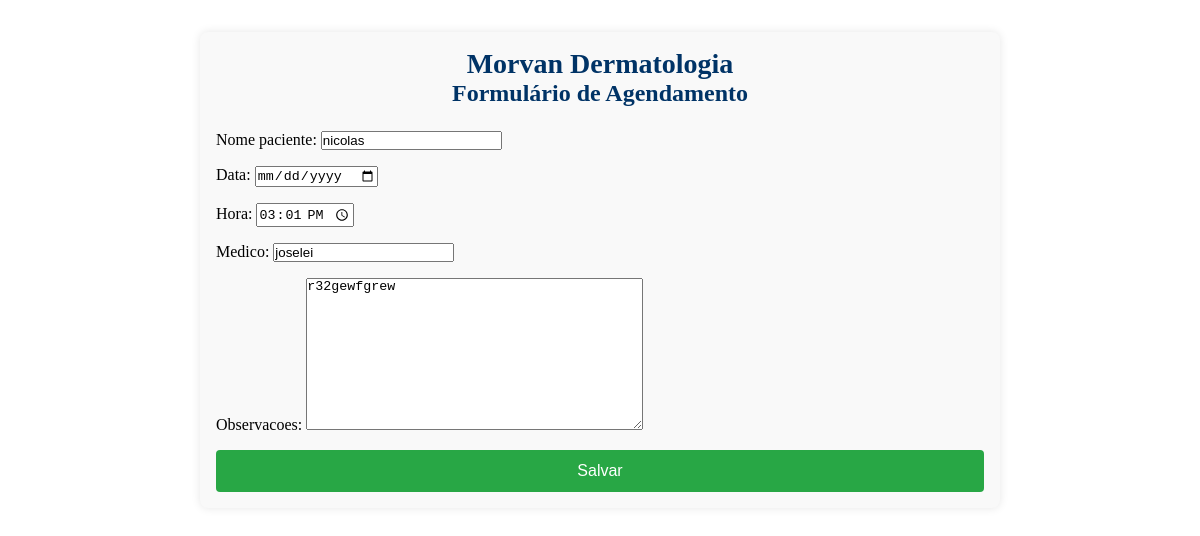
Page /agendamentos/editar/2/ on the committed database.
### agendamentos/models.py (models this page shows, shortened)
class Agendamento(models.Model):
    nome_paciente = models.CharField(max_length=100)
    data = models.DateField()
    hora = models.TimeField()
    medico = models.CharField(max_length=100)
    observacoes = models.TextField(blank=True, null=True)

### agendamentos/views.py (the view)
# urls.py: path('editar/<int:pk>/', views.agendamento_update, name='agendamento_update'),
def agendamento_update(request, pk):
    agendamento = get_object_or_404(Agendamento, pk=pk)
    if request.method == 'POST':
        form = AgendamentoForm(request.POST, instance=agendamento)
        if form.is_valid():
            form.save()
            return redirect('agendamento_list')
    else:
        form = AgendamentoForm(instance=agendamento)
    return render(request, 'agendamentos/agendamento_form.html', {'form': form})

### agendamentos/forms.py
class AgendamentoForm(forms.ModelForm):
    class Meta:
        model = Agendamento
        fields = ['nome_paciente', 'data', 'hora', 'medico', 'observacoes']
        widgets = {
            'data': forms.DateInput(attrs={'type': 'date'}),
            'hora': forms.TimeInput(attrs={'type': 'time'}),
        }

### agendamentos/templates/agendamentos/agendamento_form.html (shortened to what this page needs)
<!DOCTYPE html>
<html lang="pt-BR">
<head>
</head>
<body>
    <div class="container">
        <div class="header">
            <h1>Morvan Dermatologia</h1>
            <h2>Formulário de Agendamento</h2>
        </div>
        <form method="post">
            {{ form.as_p }}
            <button type="submit">Salvar</button>
        </form>
    </div>
</body>
</html>

### agendamentos/templates/agendamentos/agendamento_form.html (style rules this page uses)
* { margin: 0; padding: 0; box-sizing: border-box; }
.container { max-width: 800px; margin: 2rem auto; padding: 1rem; border-radius: 8px; box-shadow: 0 0 10px rgba(0, 0, 0, 0.1); background-color: #f9f9f9; }
.header { text-align: center; margin-bottom: 1.5rem; }
.header h1 { font-size: 1.75rem; color: #003366; }
.header h2 { font-size: 1.5rem; color: #003366; }
form { display: flex; flex-direction: column; gap: 1rem; }
button { background-color: #28a745; color: white; border: none; padding: 0.75rem 1.5rem; border-radius: 4px; cursor: pointer; font-size: 1rem; transition: background-color 0.3s ease; }

### rows in the picture
Agendamento: nome_paciente "nicolas", hora "15:01:00", medico "joselei", observacoes "r32gewfgrew"
